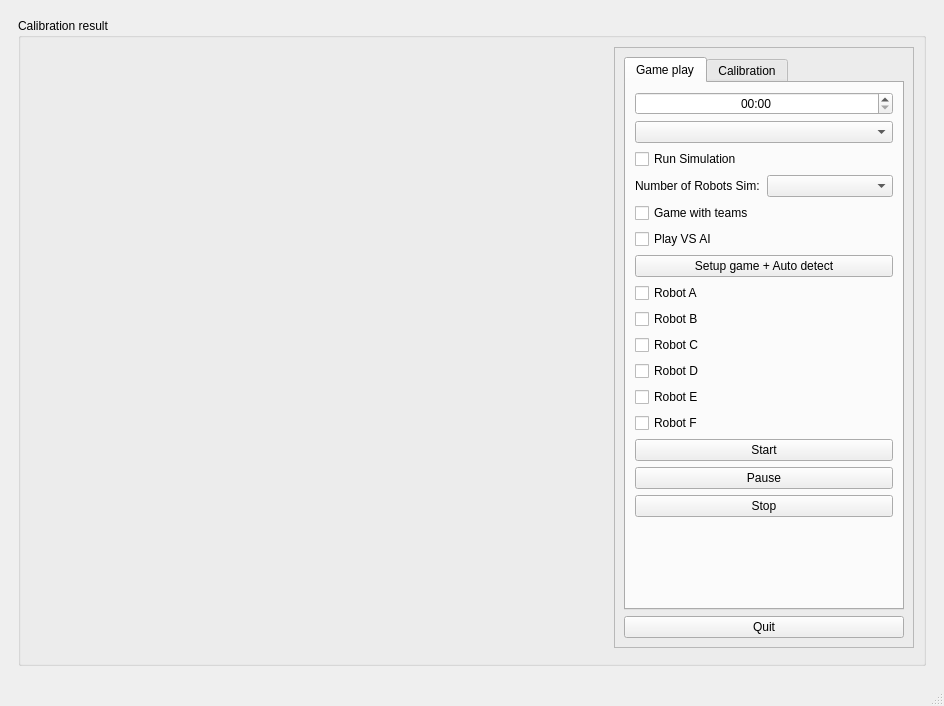
<?xml version="1.0" encoding="UTF-8"?>
<ui version="4.0">
 <class>MainWindowDesign</class>
 <widget class="QMainWindow" name="MainWindowDesign">
  <property name="geometry">
   <rect>
    <x>0</x>
    <y>0</y>
    <width>944</width>
    <height>706</height>
   </rect>
  </property>
  <property name="windowTitle">
   <string>QRosApp</string>
  </property>
  <property name="windowIcon">
   <iconset resource="../../qt_ros/qt_tutorials/resources/images.qrc">
    <normaloff>:/images/icon.png</normaloff>:/images/icon.png</iconset>
  </property>
  <property name="locale">
   <locale language="English" country="Australia"/>
  </property>
  <widget class="QWidget" name="centralwidget">
   <layout class="QGridLayout" name="gridLayout_2">
    <item row="0" column="0">
     <widget class="QWidget" name="tab_manager" native="true">
      <property name="minimumSize">
       <size>
        <width>100</width>
        <height>0</height>
       </size>
      </property>
      <property name="locale">
       <locale language="English" country="Australia"/>
      </property>
      <layout class="QVBoxLayout" name="verticalLayout_2">
       <item>
        <widget class="QGroupBox" name="groupBox_12">
         <property name="sizePolicy">
          <sizepolicy hsizetype="MinimumExpanding" vsizetype="Preferred">
           <horstretch>0</horstretch>
           <verstretch>0</verstretch>
          </sizepolicy>
         </property>
         <property name="title">
          <string>Calibration result</string>
         </property>
         <layout class="QGridLayout" name="gridLayout_3">
          <item row="1" column="1">
           <widget class="QFrame" name="frame">
            <property name="sizePolicy">
             <sizepolicy hsizetype="Minimum" vsizetype="Preferred">
              <horstretch>0</horstretch>
              <verstretch>0</verstretch>
             </sizepolicy>
            </property>
            <property name="maximumSize">
             <size>
              <width>300</width>
              <height>16777215</height>
             </size>
            </property>
            <property name="frameShape">
             <enum>QFrame::StyledPanel</enum>
            </property>
            <property name="frameShadow">
             <enum>QFrame::Raised</enum>
            </property>
            <layout class="QVBoxLayout" name="verticalLayout_3">
             <item>
              <widget class="QTabWidget" name="tabWidget">
               <property name="currentIndex">
                <number>0</number>
               </property>
               <widget class="QWidget" name="game_paly">
                <attribute name="title">
                 <string>Game play</string>
                </attribute>
                <layout class="QVBoxLayout" name="verticalLayout_4">
                 <item>
                  <widget class="QTimeEdit" name="game_time">
                   <property name="alignment">
                    <set>Qt::AlignCenter</set>
                   </property>
                   <property name="displayFormat">
                    <string>mm:ss</string>
                   </property>
                  </widget>
                 </item>
                 <item>
                  <widget class="QComboBox" name="game_choose"/>
                 </item>
                 <item>
                  <widget class="QCheckBox" name="sim_bool">
                   <property name="text">
                    <string>Run Simulation</string>
                   </property>
                   <property name="checkable">
                    <bool>true</bool>
                   </property>
                  </widget>
                 </item>
                 <item>
                  <layout class="QHBoxLayout" name="horizontalLayout_5">
                   <property name="bottomMargin">
                    <number>0</number>
                   </property>
                   <item>
                    <widget class="QLabel" name="label_2">
                     <property name="text">
                      <string>Number of Robots Sim:</string>
                     </property>
                    </widget>
                   </item>
                   <item>
                    <widget class="QComboBox" name="robotn_box"/>
                   </item>
                  </layout>
                 </item>
                 <item>
                  <widget class="QCheckBox" name="teams_bool">
                   <property name="text">
                    <string>Game with teams</string>
                   </property>
                  </widget>
                 </item>
                 <item>
                  <widget class="QCheckBox" name="ai_bool">
                   <property name="text">
                    <string>Play VS AI</string>
                   </property>
                  </widget>
                 </item>
                 <item>
                  <widget class="QPushButton" name="setup_game">
                   <property name="text">
                    <string>Setup game + Auto detect</string>
                   </property>
                  </widget>
                 </item>
                 <item>
                  <widget class="QCheckBox" name="robotAcheck">
                   <property name="text">
                    <string>Robot A</string>
                   </property>
                  </widget>
                 </item>
                 <item>
                  <widget class="QCheckBox" name="robotBcheck">
                   <property name="text">
                    <string>Robot B</string>
                   </property>
                  </widget>
                 </item>
                 <item>
                  <widget class="QCheckBox" name="robotCcheck">
                   <property name="text">
                    <string>Robot C</string>
                   </property>
                  </widget>
                 </item>
                 <item>
                  <widget class="QCheckBox" name="robotDcheck">
                   <property name="text">
                    <string>Robot D</string>
                   </property>
                  </widget>
                 </item>
                 <item>
                  <widget class="QCheckBox" name="robotEcheck">
                   <property name="text">
                    <string>Robot E</string>
                   </property>
                  </widget>
                 </item>
                 <item>
                  <widget class="QCheckBox" name="robotFcheck">
                   <property name="text">
                    <string>Robot F</string>
                   </property>
                  </widget>
                 </item>
                 <item>
                  <widget class="QPushButton" name="start">
                   <property name="text">
                    <string>Start</string>
                   </property>
                  </widget>
                 </item>
                 <item>
                  <widget class="QPushButton" name="pause">
                   <property name="text">
                    <string>Pause</string>
                   </property>
                  </widget>
                 </item>
                 <item>
                  <widget class="QPushButton" name="stop">
                   <property name="text">
                    <string>Stop</string>
                   </property>
                  </widget>
                 </item>
                 <item>
                  <spacer name="verticalSpacer_2">
                   <property name="orientation">
                    <enum>Qt::Vertical</enum>
                   </property>
                   <property name="sizeHint" stdset="0">
                    <size>
                     <width>20</width>
                     <height>150</height>
                    </size>
                   </property>
                  </spacer>
                 </item>
                </layout>
               </widget>
               <widget class="QWidget" name="calibration">
                <attribute name="title">
                 <string>Calibration</string>
                </attribute>
                <layout class="QVBoxLayout" name="verticalLayout_7">
                 <item>
                  <widget class="QGroupBox" name="groupBox">
                   <property name="title">
                    <string/>
                   </property>
                   <layout class="QGridLayout" name="gridLayout">
                    <item row="5" column="0">
                     <layout class="QHBoxLayout" name="horizontalLayout_2">
                      <item>
                       <widget class="QSpinBox" name="c2_x">
                        <property name="alignment">
                         <set>Qt::AlignCenter</set>
                        </property>
                        <property name="maximum">
                         <number>1279</number>
                        </property>
                       </widget>
                      </item>
                      <item>
                       <widget class="QSpinBox" name="c2_y">
                        <property name="alignment">
                         <set>Qt::AlignCenter</set>
                        </property>
                        <property name="maximum">
                         <number>719</number>
                        </property>
                       </widget>
                      </item>
                     </layout>
                    </item>
                    <item row="3" column="0">
                     <widget class="QLabel" name="label">
                      <property name="text">
                       <string>Corners (x,y) - Manual calibration</string>
                      </property>
                      <property name="alignment">
                       <set>Qt::AlignCenter</set>
                      </property>
                     </widget>
                    </item>
                    <item row="6" column="0">
                     <layout class="QHBoxLayout" name="horizontalLayout_3">
                      <item>
                       <widget class="QSpinBox" name="c3_x">
                        <property name="alignment">
                         <set>Qt::AlignCenter</set>
                        </property>
                        <property name="maximum">
                         <number>1279</number>
                        </property>
                       </widget>
                      </item>
                      <item>
                       <widget class="QSpinBox" name="c3_y">
                        <property name="alignment">
                         <set>Qt::AlignCenter</set>
                        </property>
                        <property name="maximum">
                         <number>719</number>
                        </property>
                       </widget>
                      </item>
                     </layout>
                    </item>
                    <item row="4" column="0">
                     <layout class="QHBoxLayout" name="horizontalLayout">
                      <item>
                       <widget class="QSpinBox" name="c1_x">
                        <property name="alignment">
                         <set>Qt::AlignCenter</set>
                        </property>
                        <property name="maximum">
                         <number>1279</number>
                        </property>
                       </widget>
                      </item>
                      <item>
                       <widget class="QSpinBox" name="c1_y">
                        <property name="alignment">
                         <set>Qt::AlignCenter</set>
                        </property>
                        <property name="maximum">
                         <number>719</number>
                        </property>
                       </widget>
                      </item>
                     </layout>
                    </item>
                    <item row="7" column="0">
                     <layout class="QHBoxLayout" name="horizontalLayout_4">
                      <item>
                       <widget class="QSpinBox" name="c4_x">
                        <property name="alignment">
                         <set>Qt::AlignCenter</set>
                        </property>
                        <property name="maximum">
                         <number>1279</number>
                        </property>
                       </widget>
                      </item>
                      <item>
                       <widget class="QSpinBox" name="c4_y">
                        <property name="alignment">
                         <set>Qt::AlignCenter</set>
                        </property>
                        <property name="maximum">
                         <number>719</number>
                        </property>
                       </widget>
                      </item>
                     </layout>
                    </item>
                    <item row="0" column="0">
                     <widget class="QLabel" name="calibInfo">
                      <property name="text">
                       <string>                 Choose the threshold - Auto calibration</string>
                      </property>
                     </widget>
                    </item>
                    <item row="1" column="0">
                     <widget class="QSpinBox" name="threshold">
                      <property name="sizePolicy">
                       <sizepolicy hsizetype="Expanding" vsizetype="Preferred">
                        <horstretch>0</horstretch>
                        <verstretch>0</verstretch>
                       </sizepolicy>
                      </property>
                      <property name="alignment">
                       <set>Qt::AlignCenter</set>
                      </property>
                      <property name="buttonSymbols">
                       <enum>QAbstractSpinBox::UpDownArrows</enum>
                      </property>
                      <property name="maximum">
                       <number>255</number>
                      </property>
                     </widget>
                    </item>
                    <item row="9" column="0">
                     <spacer name="verticalSpacer">
                      <property name="orientation">
                       <enum>Qt::Vertical</enum>
                      </property>
                      <property name="sizeType">
                       <enum>QSizePolicy::Expanding</enum>
                      </property>
                      <property name="sizeHint" stdset="0">
                       <size>
                        <width>20</width>
                        <height>150</height>
                       </size>
                      </property>
                     </spacer>
                    </item>
                    <item row="8" column="0">
                     <widget class="QPushButton" name="calibrate">
                      <property name="enabled">
                       <bool>true</bool>
                      </property>
                      <property name="sizePolicy">
                       <sizepolicy hsizetype="MinimumExpanding" vsizetype="Fixed">
                        <horstretch>0</horstretch>
                        <verstretch>0</verstretch>
                       </sizepolicy>
                      </property>
                      <property name="toolTip">
                       <string>Set the target to the current joint trajectory state.</string>
                      </property>
                      <property name="statusTip">
                       <string>Clear all waypoints and set the target to the current joint trajectory state.</string>
                      </property>
                      <property name="text">
                       <string>Calibrate</string>
                      </property>
                     </widget>
                    </item>
                   </layout>
                  </widget>
                 </item>
                </layout>
               </widget>
              </widget>
             </item>
             <item>
              <widget class="QPushButton" name="quit_button">
               <property name="sizePolicy">
                <sizepolicy hsizetype="MinimumExpanding" vsizetype="Fixed">
                 <horstretch>0</horstretch>
                 <verstretch>0</verstretch>
                </sizepolicy>
               </property>
               <property name="text">
                <string>Quit</string>
               </property>
              </widget>
             </item>
            </layout>
           </widget>
          </item>
          <item row="1" column="0" rowspan="2">
           <widget class="QLabel" name="calib_result">
            <property name="text">
             <string/>
            </property>
           </widget>
          </item>
         </layout>
        </widget>
       </item>
      </layout>
     </widget>
    </item>
   </layout>
  </widget>
  <widget class="QStatusBar" name="statusbar"/>
  <action name="action_Quit">
   <property name="text">
    <string>&amp;Quit</string>
   </property>
   <property name="shortcut">
    <string>Ctrl+Q</string>
   </property>
   <property name="shortcutContext">
    <enum>Qt::ApplicationShortcut</enum>
   </property>
  </action>
  <action name="action_Preferences">
   <property name="text">
    <string>&amp;Preferences</string>
   </property>
  </action>
  <action name="actionAbout">
   <property name="text">
    <string>&amp;About</string>
   </property>
  </action>
  <action name="actionAbout_Qt">
   <property name="text">
    <string>About &amp;Qt</string>
   </property>
  </action>
 </widget>
 <resources>
  <include location="../../qt_ros/qt_tutorials/resources/images.qrc"/>
 </resources>
 <connections>
  <connection>
   <sender>quit_button</sender>
   <signal>clicked()</signal>
   <receiver>MainWindowDesign</receiver>
   <slot>close()</slot>
   <hints>
    <hint type="sourcelabel">
     <x>763</x>
     <y>631</y>
    </hint>
    <hint type="destinationlabel">
     <x>471</x>
     <y>352</y>
    </hint>
   </hints>
  </connection>
 </connections>
</ui>
